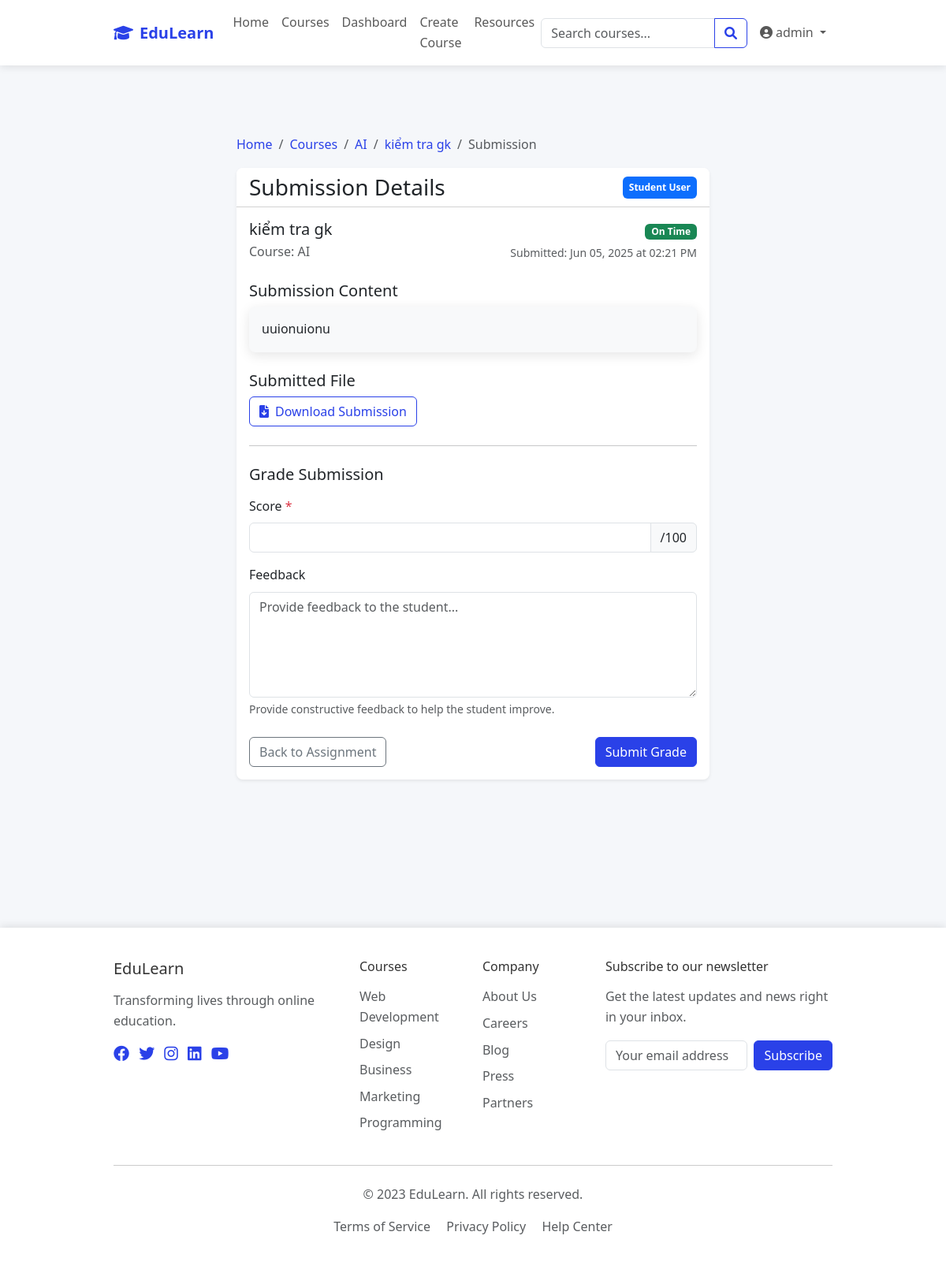
The page /submissions/1/grade (signed in) on the database its author committed.
### models.py (models this page shows, shortened)
class User(UserMixin, db.Model):
    id = db.Column(db.Integer, primary_key=True)
    username = db.Column(db.String(64), unique=True, nullable=False)
    email = db.Column(db.String(120), unique=True, nullable=False)
    password_hash = db.Column(db.String(256), nullable=False)
    role = db.Column(db.String(20), nullable=False)  # 'student', 'instructor', 'admin'
    created_at = db.Column(db.DateTime, default=datetime.utcnow)
    student_profile = db.relationship('Student', backref='user', uselist=False)
    instructor_profile = db.relationship('Instructor', backref='user', uselist=False)
    def is_admin(self):
        return self.role == 'admin'
    def is_instructor(self):
        return self.role == 'instructor'

class Course(db.Model):
    id = db.Column(db.Integer, primary_key=True)
    name = db.Column(db.String(120), nullable=False)
    description = db.Column(db.Text, nullable=False)
    instructor_id = db.Column(db.Integer, db.ForeignKey('instructor.id'), nullable=False)
    created_at = db.Column(db.DateTime, default=datetime.utcnow)
    image_url = db.Column(db.String(255))
    enrollments = db.relationship('Enrollment', back_populates='course', cascade='all, delete-orphan')
    lessons = db.relationship('Lesson', backref='course', lazy='dynamic', cascade='all, delete-orphan')
    assignments = db.relationship('Assignment', backref='course', lazy='dynamic', cascade='all, delete-orphan')
    schedules = db.relationship('Schedule', backref='course', lazy='dynamic', cascade='all, delete-orphan')

class Assignment(db.Model):
    id = db.Column(db.Integer, primary_key=True)
    title = db.Column(db.String(120), nullable=False)
    description = db.Column(db.Text, nullable=False)
    deadline = db.Column(db.DateTime, nullable=False)
    course_id = db.Column(db.Integer, db.ForeignKey('course.id'), nullable=False)
    created_at = db.Column(db.DateTime, default=datetime.utcnow)
    submissions = db.relationship('Submission', backref='assignment', lazy='dynamic', cascade='all, delete-orphan')

class Student(db.Model):
    id = db.Column(db.Integer, primary_key=True)
    user_id = db.Column(db.Integer, db.ForeignKey('user.id'), nullable=False)
    full_name = db.Column(db.String(120), nullable=False)
    enrollments = db.relationship('Enrollment', back_populates='student', cascade='all, delete-orphan')
    submissions = db.relationship('Submission', backref='student', lazy='dynamic')

class Submission(db.Model):
    id = db.Column(db.Integer, primary_key=True)
    file_url = db.Column(db.String(255))
    content = db.Column(db.Text)
    submitted_at = db.Column(db.DateTime, default=datetime.utcnow)
    assignment_id = db.Column(db.Integer, db.ForeignKey('assignment.id'), nullable=False)
    student_id = db.Column(db.Integer, db.ForeignKey('student.id'), nullable=False)
    grade = db.relationship('Grade', backref='submission', uselist=False, cascade='all, delete-orphan')

### routes.py (the view, shortened to what this page needs)
@app.route('/submissions/<int:submission_id>/grade', methods=['GET', 'POST'])
@login_required
def submission_grade(submission_id):
    submission = Submission.query.get_or_404(submission_id)
    assignment = submission.assignment
    course = assignment.course
    if current_user.role == 'instructor' and course.instructor_id != current_user.instructor_profile.id:
        flash('You can only grade assignments for your own courses.', 'danger')
        return redirect(url_for('assignment_detail', assignment_id=assignment.id))
    if current_user.role == 'student':
        flash('Students cannot grade submissions.', 'danger')
        return redirect(url_for('assignment_detail', assignment_id=assignment.id))
    existing_grade = Grade.query.filter_by(submission_id=submission.id).first()
    form = GradeForm()
    if request.method == 'GET' and existing_grade:
        form.score.data = existing_grade.score
        form.feedback.data = existing_grade.feedback
    return render_template('submissions/detail.html',
                           form=form,
                           submission=submission,
                           assignment=assignment,
                           course=course,
                           existing_grade=existing_grade)

### templates/submissions/detail.html (shortened to what this page needs)
{% extends "base.html" %}
{% block content %}
<div class="container py-5">
    <div class="row">
        <div class="col-lg-8 mx-auto">
            <nav aria-label="breadcrumb">
                <ol class="breadcrumb">
                    <li class="breadcrumb-item"><a href="{{ url_for('index') }}">Home</a></li>
                    <li class="breadcrumb-item"><a href="{{ url_for('courses') }}">Courses</a></li>
                    <li class="breadcrumb-item"><a href="{{ url_for('course_detail', course_id=course.id) }}">{{ course.name }}</a></li>
                    <li class="breadcrumb-item"><a href="{{ url_for('assignment_detail', assignment_id=assignment.id) }}">{{ assignment.title }}</a></li>
                    <li class="breadcrumb-item active" aria-current="page">Submission</li>
                </ol>
            </nav>
            <div class="card shadow-sm mb-4">
                <div class="card-header bg-white d-flex justify-content-between align-items-center">
                    <h3 class="mb-0">Submission Details</h3>
                    <span class="badge bg-primary p-2">{{ submission.student.full_name }}</span>
                </div>
                <div class="card-body">
                    <div class="d-flex justify-content-between align-items-center mb-4">
                        <div>
                            <h5 class="mb-1">{{ assignment.title }}</h5>
                            <p class="text-muted mb-0">Course: {{ course.name }}</p>
                        </div>
                        <div class="text-end">
                            <p class="mb-1">
                                <span class="badge {% if submission.submitted_at <= assignment.deadline %}bg-success{% else %}bg-warning{% endif %}">
                                    {% if submission.submitted_at <= assignment.deadline %}On Time{% else %}Late{% endif %}
                                </span>
                            </p>
                            <p class="mb-0 small text-muted">Submitted: {{ submission.submitted_at.strftime('%b %d, %Y at %I:%M %p') }}</p>
                        </div>
                    </div>
                    {% if submission.content %}
                    <div class="mb-4">
                        <h5>Submission Content</h5>
                        <div class="card bg-light">
                            <div class="card-body">
                                {{ submission.content|safe }}
                            </div>
                        </div>
                    </div>
                    {% endif %}
                    {% if submission.file_url %}
                    <div class="mb-4">
                        <h5>Submitted File</h5>
                        <a href="{{ submission.file_url }}" class="btn btn-outline-primary" target="_blank">
                            <i class="fas fa-file-download me-2"></i>Download Submission
                        </a>
                    </div>
                    {% endif %}
                    <hr class="my-4">
                    <form method="POST" class="needs-validation" novalidate>
                        <h5 class="mb-3">Grade Submission</h5>
                        <div class="mb-3">
                            <label for="score" class="form-label">Score <span class="text-danger">*</span></label>
                            <div class="input-group">
                                {{ form.score(class_="form-control", id="score", type="number", min="0", max="100", step="0.1") }}
                                <span class="input-group-text">/100</span>
                            </div>
                        </div>
                        <div class="mb-4">
                            <label for="feedback" class="form-label">Feedback</label>
                            {{ form.feedback(class_="form-control", id="feedback", rows=5, placeholder="Provide feedback to the student...") }}
                            <div class="form-text">Provide constructive feedback to help the student improve.</div>
                        </div>
                        <div class="d-flex justify-content-between">
                            <a href="{{ url_for('assignment_detail', assignment_id=assignment.id) }}" class="btn btn-outline-secondary">Back to Assignment</a>
                            {{ form.submit(class_="btn btn-primary") }}
                        </div>
                    </form>
                </div>
            </div>
        </div>
    </div>
</div>
{% endblock %}

### templates/base.html (shortened to what this page needs)
<!DOCTYPE html>
<html lang="en">
<head>
    <link href="https://cdn.jsdelivr.net/npm/bootstrap@5.3.0/dist/css/bootstrap.min.css" rel="stylesheet">
    <link rel="stylesheet" href="https://cdnjs.cloudflare.com/ajax/libs/font-awesome/6.0.0/css/all.min.css">
    <link rel="stylesheet" href="{{ url_for('static', filename='css/main.css') }}">
    <link rel="stylesheet" href="{{ url_for('static', filename='css/course-images.css') }}">
</head>
<body>
    <div class="content-wrapper">
        <nav class="navbar navbar-expand-lg navbar-light">
            <div class="container">
                <a class="navbar-brand" href="{{ url_for('index') }}">
                    <i class="fas fa-graduation-cap me-2"></i>EduLearn
                </a>
                <div class="collapse navbar-collapse" id="navbarNav">
                    <ul class="navbar-nav me-auto">
                        <li class="nav-item">
                            <a class="nav-link" href="{{ url_for('index') }}">Home</a>
                        </li>
                        <li class="nav-item">
                            <a class="nav-link" href="{{ url_for('courses') }}">Courses</a>
                        </li>
                        {% if current_user.is_authenticated %}
                        <li class="nav-item">
                            <a class="nav-link" href="{{ url_for('dashboard') }}">Dashboard</a>
                        </li>
                        {% if current_user.is_instructor() or current_user.is_admin() %}
                        <li class="nav-item">
                            <a class="nav-link" href="{{ url_for('course_create') }}">Create Course</a>
                        </li>
                        {% endif %}
                        {% endif %}
                        <li class="nav-item">
                            <a class="nav-link" href="#">Resources</a>
                        </li>
                    </ul>
                    <form class="d-flex me-2" id="search-form">
                        <div class="input-group">
                            <input class="form-control" type="search" placeholder="Search courses..."
                                aria-label="Search">
                            <button class="btn btn-outline-primary" type="submit">
                                <i class="fas fa-search"></i>
                            </button>
                        </div>
                    </form>
                    <div class="navbar-nav">
                        {% if current_user.is_authenticated %}
                        <div class="nav-item dropdown">
                            <a class="nav-link dropdown-toggle" href="#" id="navbarDropdown" role="button"
                                data-bs-toggle="dropdown" aria-expanded="false">
                                <i class="fas fa-user-circle me-1"></i>{{ current_user.username }}
                            </a>
                        </div>
                        {% else %}
                        <a class="nav-link" href="{{ url_for('login') }}">Login</a>
                        <a class="btn btn-primary ms-2" href="{{ url_for('register') }}">Register</a>
                        {% endif %}
                    </div>
                </div>
            </div>
        </nav>
        <main class="py-4">
            {% block content %}{% endblock %}
        </main>
    </div>
    <footer class="footer">
        <div class="container">
            <div class="row">
                <div class="col-md-4 mb-4 mb-md-0">
                    <h5 class="mb-3">EduLearn</h5>
                    <p class="text-muted">Transforming lives through online education.</p>
                    <div class="social-icons mt-3">
                        <a href="#" class="me-2"><i class="fab fa-facebook fa-lg"></i></a>
                        <a href="#" class="me-2"><i class="fab fa-twitter fa-lg"></i></a>
                        <a href="#" class="me-2"><i class="fab fa-instagram fa-lg"></i></a>
                        <a href="#" class="me-2"><i class="fab fa-linkedin fa-lg"></i></a>
                        <a href="#" class="me-2"><i class="fab fa-youtube fa-lg"></i></a>
                    </div>
                </div>
                <div class="col-md-2 col-6 mb-4 mb-md-0">
                    <h6 class="mb-3">Courses</h6>
                    <ul class="list-unstyled">
                        <li class="mb-2"><a href="#" class="text-muted">Web Development</a></li>
                        <li class="mb-2"><a href="#" class="text-muted">Design</a></li>
                        <li class="mb-2"><a href="#" class="text-muted">Business</a></li>
                        <li class="mb-2"><a href="#" class="text-muted">Marketing</a></li>
                        <li class="mb-2"><a href="#" class="text-muted">Programming</a></li>
                    </ul>
                </div>
                <div class="col-md-2 col-6 mb-4 mb-md-0">
                    <h6 class="mb-3">Company</h6>
                    <ul class="list-unstyled">
                        <li class="mb-2"><a href="#" class="text-muted">About Us</a></li>
                        <li class="mb-2"><a href="#" class="text-muted">Careers</a></li>
                        <li class="mb-2"><a href="#" class="text-muted">Blog</a></li>
                        <li class="mb-2"><a href="#" class="text-muted">Press</a></li>
                        <li class="mb-2"><a href="#" class="text-muted">Partners</a></li>
                    </ul>
                </div>
                <div class="col-md-4">
                    <h6 class="mb-3">Subscribe to our newsletter</h6>
                    <p class="text-muted mb-3">Get the latest updates and news right in your inbox.</p>
                    <form class="d-flex">
                        <input type="email" class="form-control me-2" placeholder="Your email address">
                        <button type="submit" class="btn btn-primary">Subscribe</button>
                    </form>
                </div>
            </div>
            <hr class="my-4">
            <div class="text-center text-muted">
                <p>&copy; 2023 EduLearn. All rights reserved.</p>
                <p class="mb-0">
                    <a href="#" class="text-muted me-3">Terms of Service</a>
                    <a href="#" class="text-muted me-3">Privacy Policy</a>
                    <a href="#" class="text-muted">Help Center</a>
                </p>
            </div>
        </div>
    </footer>
</body>
</html>

### rows shown on the page
User: username "admin"
Course: name "AI"
Assignment: title "kiểm tra gk"
Student: student.full_name "Student User"
Submission: submitted_at "Jun 05, 2025 at 02:21 PM", content "uuionuionu"
